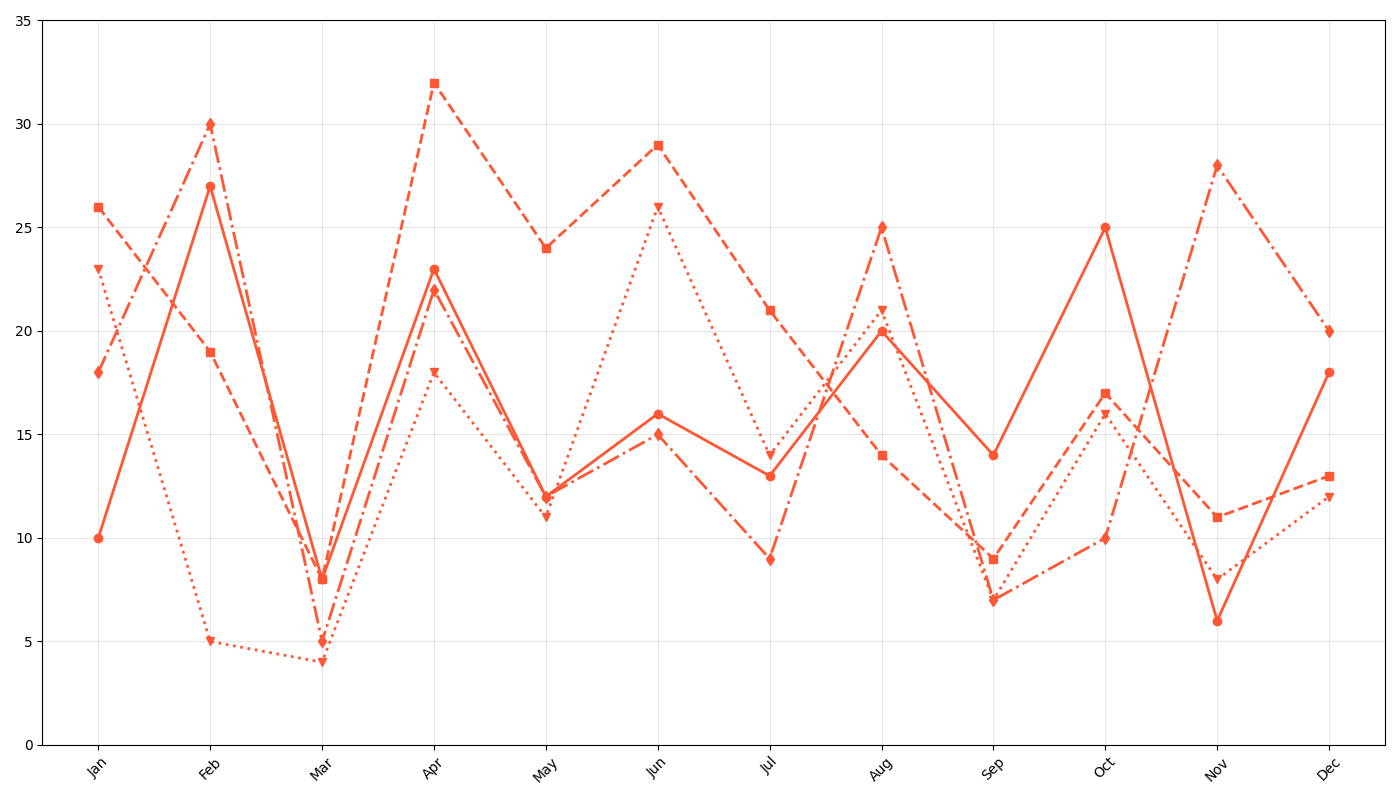

Recreate this plot in Python.
import matplotlib.pyplot as plt
import numpy as np

months = np.array(['Jan', 'Feb', 'Mar', 'Apr', 'May', 'Jun', 
                   'Jul', 'Aug', 'Sep', 'Oct', 'Nov', 'Dec'])

model_alpha_sales = np.array([18, 30, 5, 22, 12, 15, 9, 25, 7, 10, 28, 20])
model_beta_sales = np.array([10, 27, 8, 23, 12, 16, 13, 20, 14, 25, 6, 18])
model_gamma_sales = np.array([23, 5, 4, 18, 11, 26, 14, 21, 7, 16, 8, 12])
model_delta_sales = np.array([26, 19, 8, 32, 24, 29, 21, 14, 9, 17, 11, 13])

fig, ax = plt.subplots(figsize=(14, 8))
common_color = '#FF5733'
linestyles = ['-.', '-', ':', '--']
markers = ['d', 'o', 'v', 's']

for sales, linestyle, marker in zip(
    [model_alpha_sales, model_beta_sales, model_gamma_sales, model_delta_sales],
    linestyles, markers):

    ax.plot(months, sales, marker=marker, linestyle=linestyle, linewidth=2, color=common_color)

ax.grid(True, linestyle='-', alpha=0.3)
ax.set_xlim(-0.5, len(months)-0.5)
ax.set_ylim(0, 35)
plt.xticks(np.arange(len(months)), months, rotation=45)
plt.tight_layout()

plt.show()
